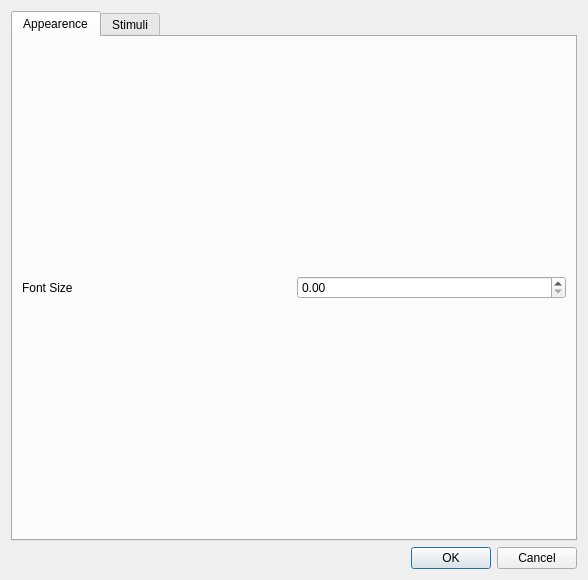
<?xml version="1.0" encoding="UTF-8"?>
<ui version="4.0">
 <class>ViewSettingsDialog</class>
 <widget class="QDialog" name="ViewSettingsDialog">
  <property name="geometry">
   <rect>
    <x>0</x>
    <y>0</y>
    <width>588</width>
    <height>580</height>
   </rect>
  </property>
  <property name="windowTitle">
   <string>Dialog</string>
  </property>
  <layout class="QVBoxLayout" name="verticalLayout">
   <item>
    <widget class="QTabWidget" name="tabWidget">
     <property name="currentIndex">
      <number>0</number>
     </property>
     <widget class="QWidget" name="ui_tab">
      <attribute name="title">
       <string>Appearence</string>
      </attribute>
      <layout class="QGridLayout" name="gridLayout">
       <item row="0" column="0">
        <widget class="QLabel" name="label">
         <property name="text">
          <string>Font Size</string>
         </property>
        </widget>
       </item>
       <item row="0" column="1">
        <widget class="QDoubleSpinBox" name="fontsz_spnbx"/>
       </item>
      </layout>
     </widget>
     <widget class="QWidget" name="tab_2">
      <attribute name="title">
       <string>Stimuli</string>
      </attribute>
      <layout class="QVBoxLayout" name="verticalLayout_3">
       <item>
        <widget class="QLabel" name="label_3">
         <property name="text">
          <string>Attributes to show:</string>
         </property>
        </widget>
       </item>
       <item>
        <widget class="QScrollArea" name="scrollArea">
         <property name="widgetResizable">
          <bool>true</bool>
         </property>
         <widget class="QWidget" name="scrollAreaWidgetContents">
          <property name="geometry">
           <rect>
            <x>0</x>
            <y>0</y>
            <width>544</width>
            <height>468</height>
           </rect>
          </property>
          <layout class="QVBoxLayout" name="verticalLayout_2">
           <item>
            <widget class="ComponentsDetailSelector" name="detail_widget" native="true"/>
           </item>
          </layout>
         </widget>
        </widget>
       </item>
      </layout>
     </widget>
    </widget>
   </item>
   <item>
    <widget class="QDialogButtonBox" name="buttonBox">
     <property name="orientation">
      <enum>Qt::Horizontal</enum>
     </property>
     <property name="standardButtons">
      <set>QDialogButtonBox::Cancel|QDialogButtonBox::Ok</set>
     </property>
    </widget>
   </item>
  </layout>
 </widget>
 <customwidgets>
  <customwidget>
   <class>ComponentsDetailSelector</class>
   <extends>QWidget</extends>
   <header>spikeylab.stim.component_detail</header>
   <container>1</container>
  </customwidget>
 </customwidgets>
 <resources/>
 <connections>
  <connection>
   <sender>buttonBox</sender>
   <signal>accepted()</signal>
   <receiver>ViewSettingsDialog</receiver>
   <slot>accept()</slot>
   <hints>
    <hint type="sourcelabel">
     <x>248</x>
     <y>254</y>
    </hint>
    <hint type="destinationlabel">
     <x>157</x>
     <y>274</y>
    </hint>
   </hints>
  </connection>
  <connection>
   <sender>buttonBox</sender>
   <signal>rejected()</signal>
   <receiver>ViewSettingsDialog</receiver>
   <slot>reject()</slot>
   <hints>
    <hint type="sourcelabel">
     <x>316</x>
     <y>260</y>
    </hint>
    <hint type="destinationlabel">
     <x>286</x>
     <y>274</y>
    </hint>
   </hints>
  </connection>
 </connections>
</ui>
